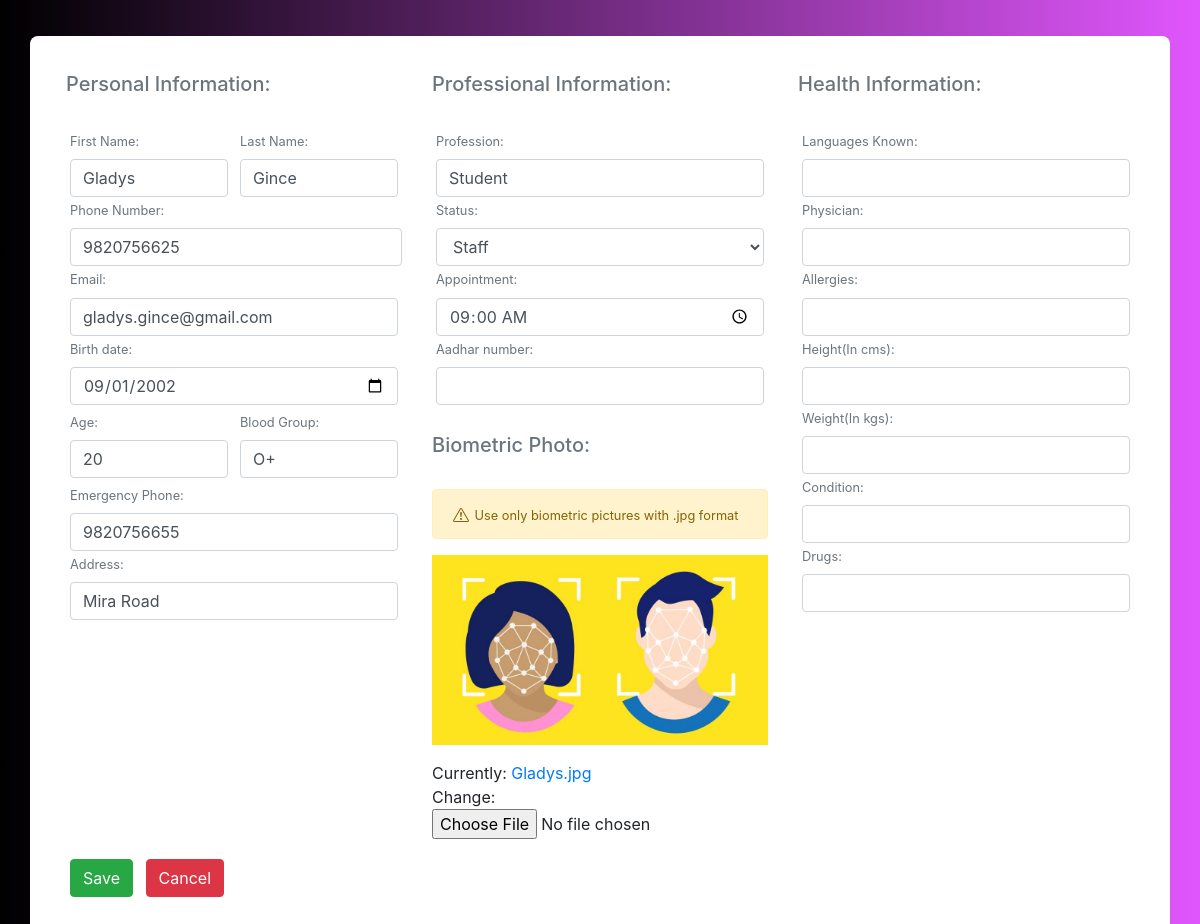
The page /edit_profile/17/ on the database its author committed.
### core/models.py (models this page shows, shortened)
class Profile(models.Model):
    first_name = models.CharField(max_length=70)
    last_name = models.CharField(max_length=70)
    date = models.DateField()
    phone = models.BigIntegerField()
    email = models.EmailField()
    ranking = models.CharField(max_length=20)
    profession = models.CharField(max_length=200)
    status = models.CharField(choices=types,max_length=20,null=True,blank=False,default='Visitor')
    present = models.BooleanField(default=False)
    image = models.ImageField()
    updated = models.DateTimeField(auto_now=True)
    shift = models.TimeField()
    age=models.IntegerField()
    bg=models.CharField(max_length=10)
    ephone=models.BigIntegerField()
    address=models.CharField(max_length=100)
    aadhar=models.BigIntegerField()
    languages=models.CharField(max_length=200)
    physician=models.CharField(max_length=200)
    allergies=models.CharField(max_length=200)
    height=models.DecimalField(max_digits=10,decimal_places=4)
    weight=models.DecimalField(max_digits=10,decimal_places=4)
    condition=models.CharField(max_length=200)
    drugs=models.CharField(max_length=200)

### core/views.py (the view)
# urls.py: path('edit_profile/<int:id>/',edit_profile,name='edit_profile'),
def edit_profile(request,id):
    profile = Profile.objects.get(id=id)
    form = ProfileForm(instance=profile)
    if request.method == 'POST':
        form = ProfileForm(request.POST,request.FILES,instance=profile)
        if form.is_valid():
            form.save()
            return redirect('profiles')
    context={'form':form}
    return render(request,'core/add_profile.html',context)

### core/templates/core/add_profile.html (shortened to what this page needs)
{% extends "core/base.html" %}
{% load static %}
{% block content %}
<div class="container emp-profile pb-3">
    <form method="POST" action="." class="needs-validation" enctype='multipart/form-data'>
        <div class="row">
            <div class="col-md-4">
                <h5 class="text-muted">Personal Information:</h5><br>
                <div class="d-flex justify-content-between">
                    <div class="m-1 mr-2">
                        <label class="text-muted"><small>First Name:</small></label>
                        {{ form.first_name }}
                    </div>
                    <div class="m-1">
                        <label class="text-muted"><small>Last Name:</small></label>
                        {{ form.last_name }}
                    </div>
                </div>
                <div class="ml-1">
                    <label class="text-muted"><small>Phone Number:</small></label>
                    {{ form.phone }}
                </div>
                <div class="m-1">
                    <label class="text-muted"><small>Email:</small></label>
                    {{ form.email }}
                </div>
                <div class="m-1">
                    <label class="text-muted"><small>Birth date:</small></label>
                    {{ form.date }}
                </div>
                <div class="d-flex justify-content-between">
                    <div class="m-1 mr-2">
                        <label class="text-muted"><small>Age:</small></label>
                        {{ form.age}}
                    </div>
                    <div class="m-1">
                        <label class="text-muted"><small>Blood Group:</small></label>
                        {{ form.bg }}
                    </div>
                </div>
                <div class="m-1">
                    <label class="text-muted"><small>Emergency Phone:</small></label>
                    {{ form.ephone }}
                </div>
                <div class="m-1">
                    <label class="text-muted"><small>Address:</small></label>
                    {{ form.address }}
                </div>
            </div>
            <div class="col-md-4">
                <h5 class="text-muted">Professional Information:</h5><br>
                <div class="m-1">
                    <label class="text-muted"><small>Profession:</small></label>
                    {{ form.profession }}
                </div>
                <div class="m-1">
                    <label class="text-muted"><small>Status:</small></label>
                    {{ form.status }}
                </div>
                <div class="m-1">
                    <label class="text-muted"><small>Appointment:</small></label>
                    {{ form.shift }}
                </div>
                <div class="m-1">
                    <label class="text-muted"><small>Aadhar number:</small></label>
                    {{ form.aadhar }}
                </div>
                <br>
                <h5 class="text-muted">Biometric Photo:</h5><br>
                <div>
                    <div class="alert alert-warning">
                        <small>Use only biometric pictures with .jpg format</small>
                    </div>
                    <img src="{% static 'img/bio.jpg'%}" alt="" width="100%">
                </div>
                <div class="mt-3">
                    {{ form.image }}
                </div>
            </div>
            <div class="col-md-4">
                <h5 class="text-muted">Health Information:</h5><br>
                <div class="m-1">
                    <label class="text-muted"><small>Languages Known:</small></label>
                    {{ form.languages }}
                </div>
                <div class="m-1">
                    <label class="text-muted"><small>Physician:</small></label>
                    {{ form.physician }}
                </div>
                <div class="m-1">
                    <label class="text-muted"><small>Allergies:</small></label>
                    {{ form.allergies }}
                </div>
                <div class="m-1">
                    <label class="text-muted"><small>Height(In cms):</small></label>
                    {{ form.height }}
                </div>
                <div class="m-1">
                    <label class="text-muted"><small>Weight(In kgs):</small></label>
                    {{ form.weight }}
                </div>
                <div class="m-1">
                    <label class="text-muted"><small>Condition:</small></label>
                    {{ form.condition }}
                </div>
                <div class="m-1">
                    <label class="text-muted"><small>Drugs:</small></label>
                    {{ form.drugs }}
                </div>
            </div>
        </div>
        <div class="mt-3">
            <button type="submit" class="btn btn-success m-1">Save</button>
            <a href="{% url 'profiles' %}"><button type="button" class="btn btn-danger m-1">Cancel</button></a>
        </div>
    </form>
</div>
{% endblock content %}

### static/css/details.css (style rules this page uses)
.emp-profile { padding: 3%; margin-top: 3%; margin-bottom: 3%; border-radius: 0.5rem; background: #fff; }

### static/css/body.css (style rules this page uses)
body { background: -webkit-linear-gradient(left, #000000, #E056FD); }

### rows shown on the page
Profile: first_name "Gladys", last_name "Gince", phone "9820756625", email "gladys.gince@gmail.com", date "09/01/2002", age "20", bg "O+", ephone "9820756655", address "Mira Road", profession "Student", status "Staff", shift "09:00:00"
